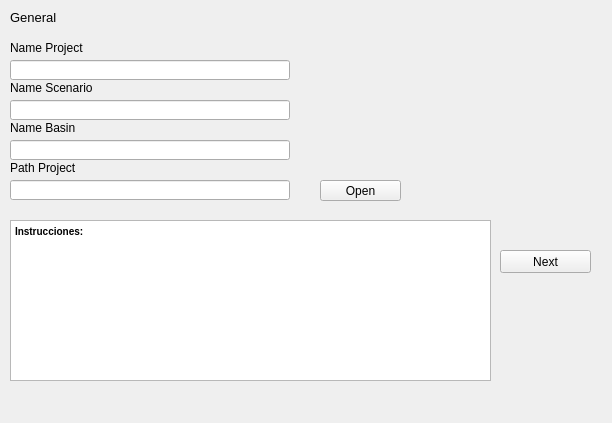
            <widget class="QWidget" name="page">
             <property name="geometry">
              <rect>
               <x>0</x>
               <y>0</y>
               <width>612</width>
               <height>423</height>
              </rect>
             </property>
             <attribute name="label">
              <string>Step 1 - Configuration Project</string>
             </attribute>
             <widget class="QLineEdit" name="output_path">
              <property name="geometry">
               <rect>
                <x>10</x>
                <y>180</y>
                <width>280</width>
                <height>20</height>
               </rect>
              </property>
             </widget>
             <widget class="QLineEdit" name="name_scenario">
              <property name="geometry">
               <rect>
                <x>10</x>
                <y>100</y>
                <width>280</width>
                <height>20</height>
               </rect>
              </property>
             </widget>
             <widget class="QLabel" name="label_2">
              <property name="geometry">
               <rect>
                <x>10</x>
                <y>160</y>
                <width>121</width>
                <height>16</height>
               </rect>
              </property>
              <property name="text">
               <string>&lt;html&gt;&lt;head/&gt;&lt;body&gt;&lt;p&gt;Path Project&lt;/p&gt;&lt;/body&gt;&lt;/html&gt;</string>
              </property>
             </widget>
             <widget class="QPushButton" name="select_output">
              <property name="geometry">
               <rect>
                <x>320</x>
                <y>180</y>
                <width>81</width>
                <height>21</height>
               </rect>
              </property>
              <property name="text">
               <string>Open</string>
              </property>
             </widget>
             <widget class="QLabel" name="label_4">
              <property name="geometry">
               <rect>
                <x>10</x>
                <y>80</y>
                <width>121</width>
                <height>16</height>
               </rect>
              </property>
              <property name="text">
               <string>&lt;html&gt;&lt;head/&gt;&lt;body&gt;&lt;p&gt;Name Scenario&lt;/p&gt;&lt;/body&gt;&lt;/html&gt;</string>
              </property>
             </widget>
             <widget class="QLabel" name="label_5">
              <property name="geometry">
               <rect>
                <x>10</x>
                <y>120</y>
                <width>121</width>
                <height>16</height>
               </rect>
              </property>
              <property name="text">
               <string>&lt;html&gt;&lt;head/&gt;&lt;body&gt;&lt;p&gt;Name Basin&lt;/p&gt;&lt;/body&gt;&lt;/html&gt;</string>
              </property>
             </widget>
             <widget class="QLabel" name="label">
              <property name="geometry">
               <rect>
                <x>10</x>
                <y>40</y>
                <width>121</width>
                <height>16</height>
               </rect>
              </property>
              <property name="text">
               <string>&lt;html&gt;&lt;head/&gt;&lt;body&gt;&lt;p&gt;Name Project&lt;/p&gt;&lt;/body&gt;&lt;/html&gt;</string>
              </property>
             </widget>
             <widget class="QLineEdit" name="Name_Basin">
              <property name="geometry">
               <rect>
                <x>10</x>
                <y>140</y>
                <width>280</width>
                <height>20</height>
               </rect>
              </property>
             </widget>
             <widget class="QLineEdit" name="name_project">
              <property name="geometry">
               <rect>
                <x>10</x>
                <y>60</y>
                <width>280</width>
                <height>20</height>
               </rect>
              </property>
             </widget>
             <widget class="QPushButton" name="Button_Step_1">
              <property name="geometry">
               <rect>
                <x>500</x>
                <y>250</y>
                <width>91</width>
                <height>23</height>
               </rect>
              </property>
              <property name="text">
               <string>Next</string>
              </property>
             </widget>
             <widget class="QLabel" name="label_3">
              <property name="geometry">
               <rect>
                <x>10</x>
                <y>10</y>
                <width>121</width>
                <height>16</height>
               </rect>
              </property>
              <property name="text">
               <string>&lt;html&gt;&lt;head/&gt;&lt;body&gt;&lt;p&gt;&lt;span style=&quot; font-size:10pt;&quot;&gt;General&lt;/span&gt;&lt;/p&gt;&lt;/body&gt;&lt;/html&gt;</string>
              </property>
             </widget>
             <widget class="QTextBrowser" name="textBrowser">
              <property name="geometry">
               <rect>
                <x>10</x>
                <y>220</y>
                <width>481</width>
                <height>161</height>
               </rect>
              </property>
              <property name="html">
               <string>&lt;!DOCTYPE HTML PUBLIC &quot;-//W3C//DTD HTML 4.0//EN&quot; &quot;http://www.w3.org/TR/REC-html40/strict.dtd&quot;&gt;
&lt;html&gt;&lt;head&gt;&lt;meta name=&quot;qrichtext&quot; content=&quot;1&quot; /&gt;&lt;style type=&quot;text/css&quot;&gt;
p, li { white-space: pre-wrap; }
&lt;/style&gt;&lt;/head&gt;&lt;body style=&quot; font-family:'MS Shell Dlg 2'; font-size:7.8pt; font-weight:600; font-style:normal;&quot;&gt;
&lt;p style=&quot; margin-top:0px; margin-bottom:0px; margin-left:0px; margin-right:0px; -qt-block-indent:0; text-indent:0px;&quot;&gt;Instrucciones:&lt;/p&gt;
&lt;p style=&quot;-qt-paragraph-type:empty; margin-top:0px; margin-bottom:0px; margin-left:0px; margin-right:0px; -qt-block-indent:0; text-indent:0px;&quot;&gt;&lt;br /&gt;&lt;/p&gt;
&lt;p style=&quot;-qt-paragraph-type:empty; margin-top:0px; margin-bottom:0px; margin-left:0px; margin-right:0px; -qt-block-indent:0; text-indent:0px;&quot;&gt;&lt;br /&gt;&lt;/p&gt;&lt;/body&gt;&lt;/html&gt;</string>
              </property>
             </widget>
            </widget>
